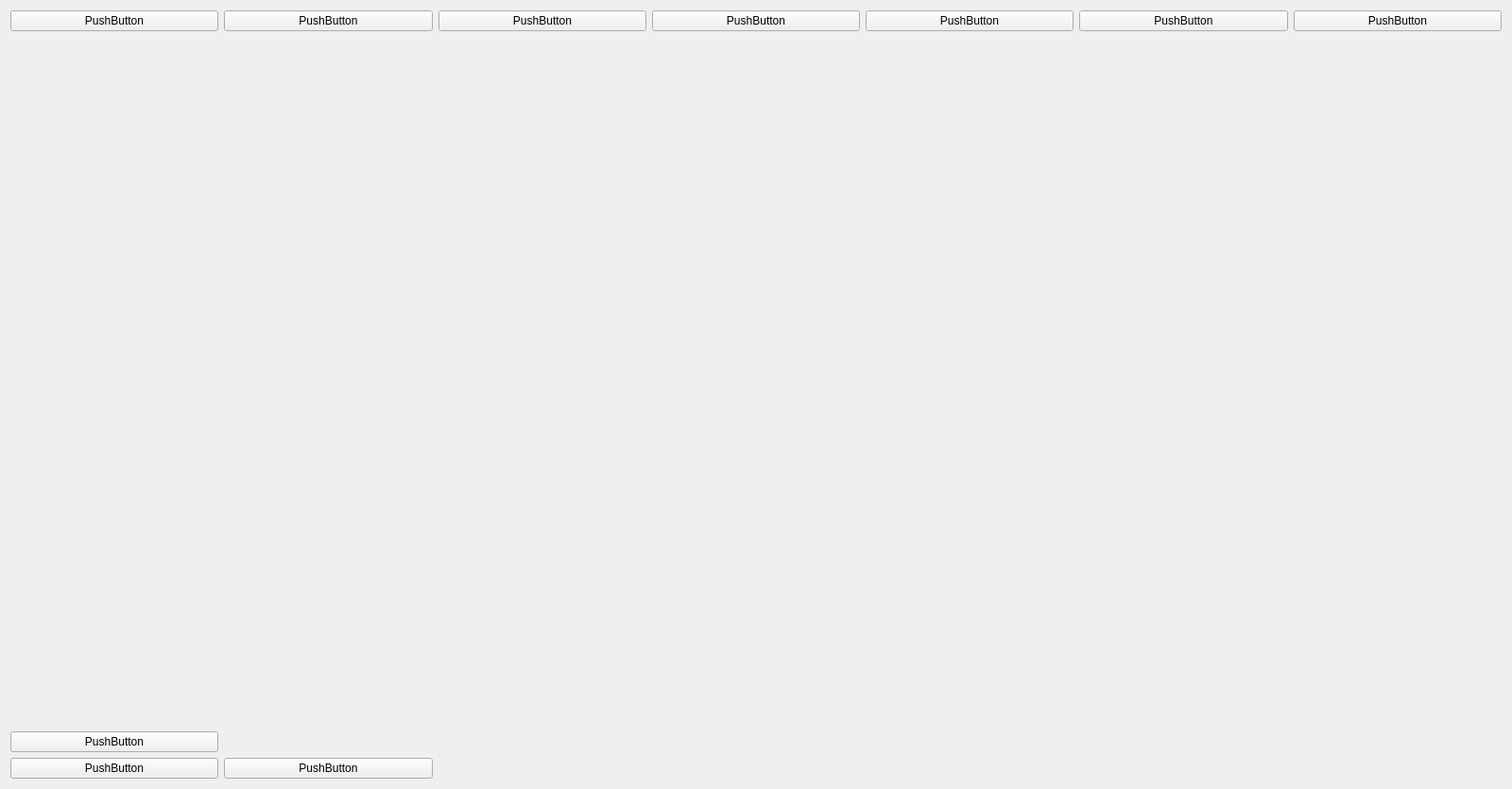
<?xml version="1.0" encoding="UTF-8"?>
<ui version="4.0">
 <class>IndicatorWidget</class>
 <widget class="QWidget" name="IndicatorWidget">
  <property name="geometry">
   <rect>
    <x>0</x>
    <y>0</y>
    <width>1600</width>
    <height>835</height>
   </rect>
  </property>
  <property name="windowTitle">
   <string>Form</string>
  </property>
  <layout class="QGridLayout" name="gridLayout_2">
   <item row="0" column="0">
    <layout class="QGridLayout" name="gridLayout" rowstretch="1,1,1,1" columnstretch="2,2,2,2,2,2,2">
     <item row="0" column="1">
      <widget class="CustomPushButton" name="daynNightPushButton">
       <property name="text">
        <string>PushButton</string>
       </property>
      </widget>
     </item>
     <item row="0" column="3">
      <widget class="CustomPushButton" name="enforcementPushButton">
       <property name="text">
        <string>PushButton</string>
       </property>
      </widget>
     </item>
     <item row="0" column="5">
      <widget class="CustomPushButton" name="comPushButton">
       <property name="text">
        <string>PushButton</string>
       </property>
      </widget>
     </item>
     <item row="0" column="2">
      <widget class="CustomPushButton" name="weatherPushButton">
       <property name="text">
        <string>PushButton</string>
       </property>
      </widget>
     </item>
     <item row="2" column="0">
      <widget class="CustomPushButton" name="screenRecordingPushButton">
       <property name="text">
        <string>PushButton</string>
       </property>
      </widget>
     </item>
     <item row="0" column="0">
      <widget class="CustomPushButton" name="cameraPushButton">
       <property name="text">
        <string>PushButton</string>
       </property>
      </widget>
     </item>
     <item row="0" column="4">
      <widget class="CustomPushButton" name="speedPushButton">
       <property name="text">
        <string>PushButton</string>
       </property>
      </widget>
     </item>
     <item row="3" column="0">
      <widget class="CustomPushButton" name="onPushButton">
       <property name="text">
        <string>PushButton</string>
       </property>
      </widget>
     </item>
     <item row="0" column="6">
      <widget class="CustomPushButton" name="gpsPushButton">
       <property name="text">
        <string>PushButton</string>
       </property>
      </widget>
     </item>
     <item row="3" column="1">
      <widget class="CustomPushButton" name="offPushButton">
       <property name="text">
        <string>PushButton</string>
       </property>
      </widget>
     </item>
     <item row="1" column="0">
      <widget class="QWidget" name="blankWidget" native="true">
       <property name="sizePolicy">
        <sizepolicy hsizetype="Expanding" vsizetype="Expanding">
         <horstretch>0</horstretch>
         <verstretch>0</verstretch>
        </sizepolicy>
       </property>
      </widget>
     </item>
    </layout>
   </item>
  </layout>
 </widget>
 <customwidgets>
  <customwidget>
   <class>CustomPushButton</class>
   <extends>QPushButton</extends>
   <header>CustomPushButton.h</header>
  </customwidget>
 </customwidgets>
 <resources/>
 <connections/>
</ui>
